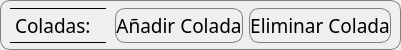
           <widget class="QFrame" name="frame_5">
            <property name="minimumSize">
             <size>
              <width>98</width>
              <height>50</height>
             </size>
            </property>
            <property name="maximumSize">
             <size>
              <width>16777215</width>
              <height>50</height>
             </size>
            </property>
            <property name="styleSheet">
             <string notr="true"> border: 1px solid gray;
    border-radius: 10px;

    min-width: 6em;


     background: qlineargradient(x1: 0, y1: 0, x2: 0, y2: 1,
                                 stop: 0 #E1E1E1, stop: 0.4 #DDDDDD,
                                 stop: 0.5 #D8D8D8, stop: 1.0 #D3D3D3);</string>
            </property>
            <property name="frameShape">
             <enum>QFrame::StyledPanel</enum>
            </property>
            <property name="frameShadow">
             <enum>QFrame::Raised</enum>
            </property>
            <layout class="QVBoxLayout" name="verticalLayout_9">
             <property name="leftMargin">
              <number>0</number>
             </property>
             <property name="topMargin">
              <number>0</number>
             </property>
             <property name="rightMargin">
              <number>0</number>
             </property>
             <property name="bottomMargin">
              <number>0</number>
             </property>
             <item>
              <widget class="QFrame" name="frame_16">
               <property name="minimumSize">
                <size>
                 <width>96</width>
                 <height>50</height>
                </size>
               </property>
               <property name="maximumSize">
                <size>
                 <width>16777215</width>
                 <height>50</height>
                </size>
               </property>
               <property name="styleSheet">
                <string notr="true"> border: 0px solid gray;
    border-radius: 10px;


     background: qlineargradient(x1: 0, y1: 0, x2: 0, y2: 1,
                                 stop: 0 #E1E1E1, stop: 0.4 #DDDDDD,
                                 stop: 0.5 #D8D8D8, stop: 1.0 #D3D3D3);
background-color:rgba(255, 255, 255, 0);</string>
               </property>
               <property name="frameShape">
                <enum>QFrame::StyledPanel</enum>
               </property>
               <property name="frameShadow">
                <enum>QFrame::Raised</enum>
               </property>
               <layout class="QHBoxLayout" name="horizontalLayout_7">
                <property name="spacing">
                 <number>9</number>
                </property>
                <property name="leftMargin">
                 <number>9</number>
                </property>
                <property name="topMargin">
                 <number>0</number>
                </property>
                <property name="rightMargin">
                 <number>9</number>
                </property>
                <property name="bottomMargin">
                 <number>0</number>
                </property>
                <item>
                 <widget class="QFrame" name="frame_22">
                  <property name="styleSheet">
                   <string notr="true">QFrame{
border:0px;
background-color:rgba(255, 255, 255, 0);
}</string>
                  </property>
                  <property name="frameShape">
                   <enum>QFrame::StyledPanel</enum>
                  </property>
                  <property name="frameShadow">
                   <enum>QFrame::Raised</enum>
                  </property>
                  <layout class="QHBoxLayout" name="horizontalLayout_8">
                   <property name="sizeConstraint">
                    <enum>QLayout::SetDefaultConstraint</enum>
                   </property>
                   <property name="leftMargin">
                    <number>0</number>
                   </property>
                   <property name="topMargin">
                    <number>0</number>
                   </property>
                   <property name="rightMargin">
                    <number>0</number>
                   </property>
                   <property name="bottomMargin">
                    <number>0</number>
                   </property>
                   <item>
                    <widget class="QLabel" name="labelColadas">
                     <property name="sizePolicy">
                      <sizepolicy hsizetype="Minimum" vsizetype="Minimum">
                       <horstretch>0</horstretch>
                       <verstretch>0</verstretch>
                      </sizepolicy>
                     </property>
                     <property name="minimumSize">
                      <size>
                       <width>96</width>
                       <height>0</height>
                      </size>
                     </property>
                     <property name="maximumSize">
                      <size>
                       <width>16777215</width>
                       <height>35</height>
                      </size>
                     </property>
                     <property name="font">
                      <font>
                       <family>Rockwell</family>
                       <pointsize>14</pointsize>
                      </font>
                     </property>
                     <property name="styleSheet">
                      <string notr="true">QLabel{
border-radius:0px;
border:0px;
border-color: rgb(163, 163, 163);
border-top:1px solid;
border-bottom:1px solid;
}</string>
                     </property>
                     <property name="text">
                      <string>Coladas:</string>
                     </property>
                    </widget>
                   </item>
                  </layout>
                 </widget>
                </item>
                <item>
                 <widget class="QFrame" name="frame_33">
                  <property name="frameShape">
                   <enum>QFrame::StyledPanel</enum>
                  </property>
                  <property name="frameShadow">
                   <enum>QFrame::Raised</enum>
                  </property>
                  <layout class="QHBoxLayout" name="horizontalLayout_18">
                   <property name="leftMargin">
                    <number>0</number>
                   </property>
                   <property name="topMargin">
                    <number>0</number>
                   </property>
                   <property name="rightMargin">
                    <number>0</number>
                   </property>
                   <property name="bottomMargin">
                    <number>0</number>
                   </property>
                   <item>
                    <widget class="QPushButton" name="pbAddColada">
                     <property name="sizePolicy">
                      <sizepolicy hsizetype="Preferred" vsizetype="Fixed">
                       <horstretch>0</horstretch>
                       <verstretch>0</verstretch>
                      </sizepolicy>
                     </property>
                     <property name="minimumSize">
                      <size>
                       <width>98</width>
                       <height>35</height>
                      </size>
                     </property>
                     <property name="maximumSize">
                      <size>
                       <width>16777215</width>
                       <height>35</height>
                      </size>
                     </property>
                     <property name="font">
                      <font>
                       <family>Rockwell</family>
                       <pointsize>14</pointsize>
                       <bold>false</bold>
                      </font>
                     </property>
                     <property name="styleSheet">
                      <string notr="true">QPushButton{
	border:1px solid gray;
	border-radius:10px;
	color: rgb(0, 0, 0);
}
QPushButton:hover{
	background-color: rgba(255, 140, 34, 240);
}
QPushButton:pressed{
	background-color: rgba(235, 115, 9, 255);
}</string>
                     </property>
                     <property name="text">
                      <string>Añadir Colada</string>
                     </property>
                    </widget>
                   </item>
                   <item>
                    <widget class="QPushButton" name="pbDeleteColada">
                     <property name="sizePolicy">
                      <sizepolicy hsizetype="Preferred" vsizetype="Fixed">
                       <horstretch>0</horstretch>
                       <verstretch>0</verstretch>
                      </sizepolicy>
                     </property>
                     <property name="minimumSize">
                      <size>
                       <width>98</width>
                       <height>35</height>
                      </size>
                     </property>
                     <property name="maximumSize">
                      <size>
                       <width>16777215</width>
                       <height>35</height>
                      </size>
                     </property>
                     <property name="font">
                      <font>
                       <family>Rockwell</family>
                       <pointsize>14</pointsize>
                       <bold>false</bold>
                      </font>
                     </property>
                     <property name="styleSheet">
                      <string notr="true">QPushButton{
	border:1px solid gray;
	border-radius:10px;
	color: rgb(0, 0, 0);
}
QPushButton:hover{
	background-color: rgba(255, 140, 34, 240);
}
QPushButton:pressed{
	background-color: rgba(235, 115, 9, 255);
}</string>
                     </property>
                     <property name="text">
                      <string>Eliminar Colada</string>
                     </property>
                    </widget>
                   </item>
                  </layout>
                 </widget>
                </item>
               </layout>
              </widget>
             </item>
            </layout>
           </widget>
